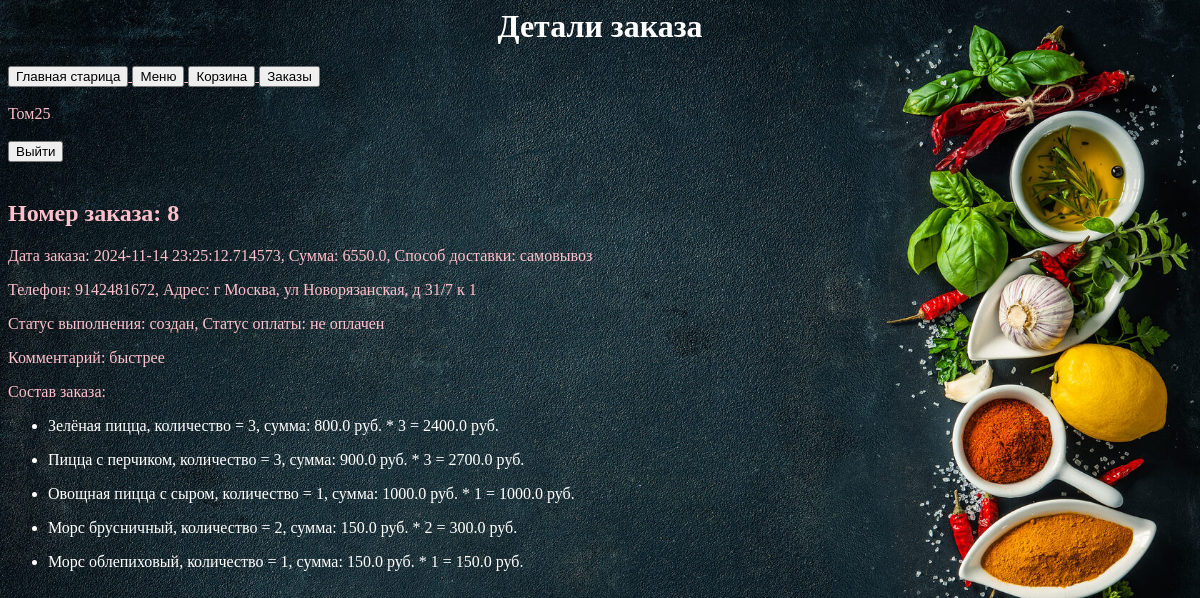
Screenshot of /orders/order/8/ (signed in) with the database file from the repository.
### app/models.py (models this page shows, shortened)
class User(db.Model):
    __tablename__ = 'users'
    id = db.Column(db.Integer, unique=True, primary_key=True)
    name = db.Column(db.String)
    username = db.Column(db.String, unique=True)
    email = db.Column(db.String, unique=True)
    password = db.Column(db.String)
    created_on = db.Column(db.DateTime(), default=datetime.utcnow)
    updated_on = db.Column(db.DateTime(), default=datetime.utcnow, onupdate=datetime.utcnow)
    active = db.Column(db.Boolean())

class Order(db.Model):
    __tablename__ = 'orders'
    id = db.Column(db.Integer, primary_key=True, index=True)
    user_id = db.Column(db.Integer)
    summa = db.Column(db.Numeric(10, 2), nullable=False)
    delivery = db.Column(db.String, default='self')
    phone = db.Column(db.String)
    address = db.Column(db.String)
    pay_stat = db.Column(db.String, default='not')
    status = db.Column(db.Integer, default=1)
    comment = db.Column(db.Text)
    time_create = db.Column(db.DateTime, default=datetime.now())
    time_update = db.Column(db.DateTime, default=datetime.now())

### app/views.py (the view)
@app.route('/orders/order/<order_id>/')
def order(order_id):
    global current_user
    order = Order.query.filter_by(id=order_id).first()
    if current_user.id == order.user_id:
        summa = order.summa
        delivery = order.delivery
        deli_info = ''
        if delivery == 'avto':
            deli_info = 'с доставкой (200 руб.)'
        else:
            deli_info = 'самовывоз'
        pay_stat = order.pay_stat
        pay_info = ''
        if pay_stat == 'paid':
            pay_info = 'заказ оплачен'
        elif pay_stat == 'part':
            pay_info = 'внесен аванс'
        else:
            pay_info = 'не оплачен'
        status = order.status
        stat_info = ''
        if status == 1:
            stat_info = 'создан'
        elif status == 2:
            stat_info = 'принят'
        elif status == 3:
            stat_info = 'отказан'
        elif status == 4:
            stat_info = 'в работе'
        elif status == 5:
            stat_info = 'готов'
        elif status == 6:
            stat_info = 'у курьера'
        else:
            stat_info = 'исполнен'
        detail = OrderIn.query.filter_by(order_id=order_id)
        list_detail = []
        for i in detail:
            menu = Menu.query.filter_by(id=i.menu_id).first()
            count = i.count
            name = menu.name_food
            price = menu.price
            list_detail.append(
                f"{name}, количество = {count}, сумма: {float(price)} руб. * {count} = {float(price) * count} руб.")
        title = 'Детали заказа'
        return render_template('order.html', current_user=current_user, title=title, order_id=order_id
                               , summa=summa, deli_info=deli_info, phone=order.phone, address=order.address
                               , pay_info=pay_info,stat_info=stat_info, comment=order.comment
                               , time_create=order.time_create, list_detail=list_detail)
    else:
        return 'Для просмотра заказа нужно авторизоваться!'

### app/views.py (called while the page is built)
@login_manager.user_loader
def load_user(user_id):
    return User.query.filter_by(id=user_id).first()    # Fetch the user from the database

### app/templates/order.html (shortened to what this page needs)
{% extends "base.html" %}
{% block pagename %}
<h1>{{ title }}</h1>
{% endblock %}
{% block content %}
<h2>Номер заказа: {{ order_id }}</h2>
<p>Дата заказа: {{ time_create }}, Сумма: {{ summa | float }}, Способ доставки: {{ deli_info }}</p>
<p>Телефон: {{ phone }}, Адрес: {{ address }}</p>
<p>Статус выполнения: {{ stat_info }}, Статус оплаты: {{ pay_info }}</p>
<p>Комментарий: {{ comment }}</p>
<p>Состав заказа:</p>
{% for det in list_detail %}
<ul>
    <li>{{ det }}</li>
</ul>
{% endfor %}
{% endblock %}

### app/templates/base.html (shortened to what this page needs)
<html lang="en">
<head>
    <link rel="stylesheet" href='{{ url_for("static", filename="css/style12.css") }}'>
</head>
<body>
<header>
    {% block pagename %}{% endblock %}
</header>
<nav>
    {% block menu %}
    <a href='/base/'>
        <button type="button">Главная старица</button>
    </a>
    <a href='/menu/'>
        <button type="button">Меню</button>
    </a>
    <a href='/basket/'>
        <button type="button">Корзина</button>
    </a>
    {% if current_user.id > 1 %}
    <a href='/orders/'>
        <button type="button">Заказы</button>
    </a>
    {% endif %}
    <br><br>
    {{ current_user.name }}
    <br><br>
    {% if current_user.id == 1 %}
    <a href='/login/'>
        <button type="button">Войти</button>
    </a>
    <a href='/register/'>
        <button type="button">Зарегистрироваться</button>
    </a>
    {% else %}
    <a href='/logout/'>
        <button type="button">Выйти</button>
    </a>
    {% endif %}
    {% endblock %}
</nav>
<main><br>
    {% block content %}{% endblock %}
</main>
</body>
</html>

### app/static/css/style12.css (style rules this page uses)
h1 { text-align: center; color: #FFFFFF; }
p { text-align: left; color: #FFC0CB; }
a { text-align: left; color: #FFC0CB; }
html { background-image: url(fon1.jpg); background-repeat: no-repeat; background-position: center center; background-attachment: fixed; -webkit-background-size: cover; -moz-background-size: cover; -o-background-size: cover; background-size: cover; }
body { text-align: left; color: #FFC0CB; }
ul { text-align: left; color: #FFFFFF; }

### rows the page displays
User: name "Том25"
Order: time_create "2024-11-14 23:25:12.714573", summa "6550.0", phone "9142481672", address "г Москва, ул Новорязанская, д 31/7 к 1", comment "быстрее"

### other values shown
{{ title }} "Детали заказа"
{{ order_id }} "8"
{{ deli_info }} "самовывоз"
{{ stat_info }} "создан"
{{ pay_info }} "не оплачен"
{{ det }} "Зелёная пицца, количество = 3, сумма: 800.0 руб. * 3 = 2400.0 руб." "Пицца с перчиком, количество = 3, сумма: 900.0 руб. * 3 = 2700.0 руб." "Овощная пицца с сыром, количество = 1, сумма: 1000.0 руб. * 1 = 1000.0 руб." "Морс брусничный, количество = 2, сумма: 150.0 руб. * 2 = 300.0 руб." "Морс облепиховый, количество = 1, сумма: 150.0 руб. * 1 = 150.0 руб."
